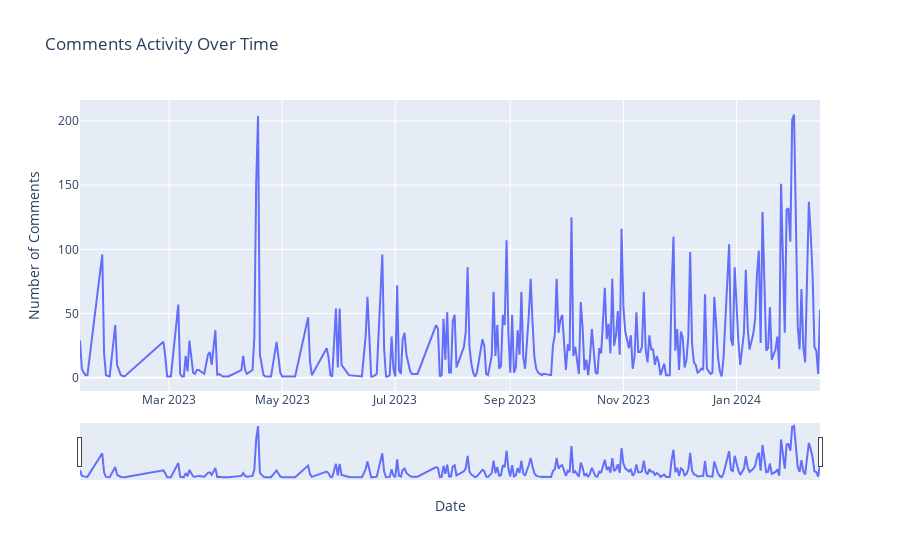

Notebook cell for this chart:
### Code cell
comments_per_day = data.groupby(data['comment_created_utc'].dt.date)['comment_body'].count().reset_index(name='comment_count')
comments_per_day['comment_created_utc'] = pd.to_datetime(comments_per_day['comment_created_utc'])  # Ensuring datetime format

fig_comments_activity = px.line(comments_per_day, x='comment_created_utc', y='comment_count', title='Comments Activity Over Time')
fig_comments_activity.update_layout(xaxis_title='Date', yaxis_title='Number of Comments', xaxis_rangeslider_visible=True)
fig_comments_activity.show()

### Figure 1 — Plotly figure (JSON) as saved in the notebook; plotly's stock layout.template omitted (floating-point values rounded to 4 significant figures; data arrays with more than 128 entries replaced by an {"elided": "..."} marker saying what was removed)
{"data": [{"hovertemplate": "comment_created_utc=%{x}<br>comment_count=%{y}<extra></extra>", "legendgroup": "", "line": {"color": "#636efa", "dash": "solid"}, "marker": {"symbol": "circle"}, "mode": "lines", "name": "", "orientation": "v", "showlegend": false, "type": "scatter", "x": {"elided": "294 str values"}, "xaxis": "x", "y": {"elided": "294 int values"}, "yaxis": "y"}], "layout": {"legend": {"tracegroupgap": 0}, "title": {"text": "Comments Activity Over Time"}, "xaxis": {"anchor": "y", "domain": [0, 1], "rangeslider": {"visible": true}, "title": {"text": "Date"}}, "yaxis": {"anchor": "x", "domain": [0, 1], "title": {"text": "Number of Comments"}}}}
